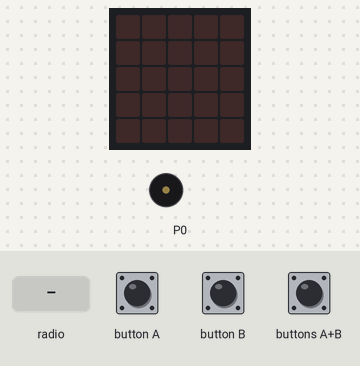
This program was run on a simulated BBC micro:bit (MakeCode). On the bench: the board's 5×5 LED display, buzzer (waves = sounding). Inputs (shaded band) come from the test bench.

Above: at 1.2 s.
1.3 s: radio message "1" arrives
At 5.6 s:
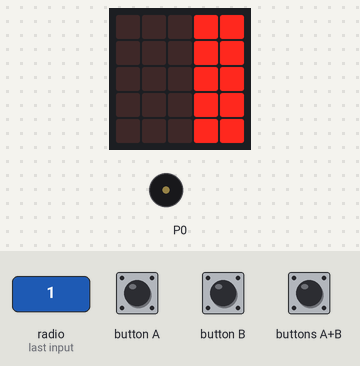
7.4 s: radio message "2" arrives
At 15.0 s:
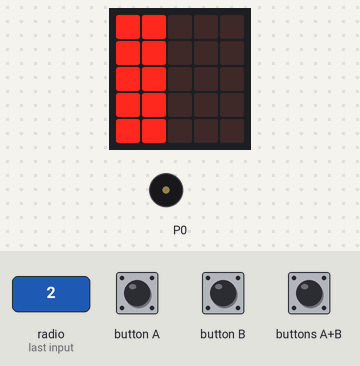
15.7 s: radio message "3" arrives
At 16.4 s:
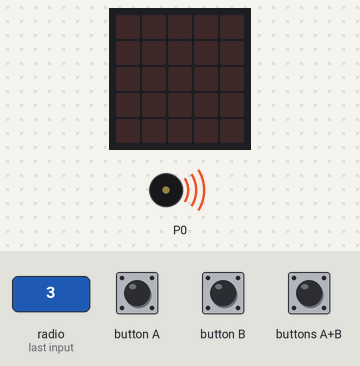
Timing chart, 0 to 21.6 s (numbered marks = the images above; inputs shaded):
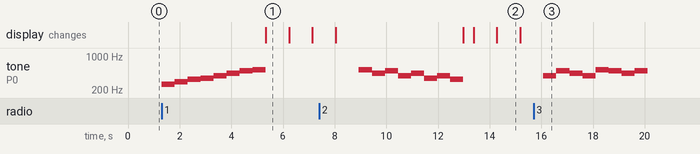

The program:

main.ts
```typescript
radio.onReceivedNumber(function (receivedNumber) {
    if (receivedNumber == 1) {
        ezkuineko_intermitentea()
    }
    if (receivedNumber == 2) {
        eskerreko_intermitentea()
    }
    if (receivedNumber == 3) {
        limpiaparabrisas()
    }
})
function ezkuineko_intermitentea () {
    music.playMelody("C D E F G A B C5 ", 120)
    basic.showLeds(`
        . . . # #
        . . . # #
        . . . # #
        . . . # #
        . . . # #
        `)
    basic.pause(500)
    basic.showLeds(`
        . . . . .
        . . . . .
        . . . . .
        . . . . .
        . . . . .
        `)
    basic.pause(500)
    basic.showLeds(`
        . . . # #
        . . . # #
        . . . # #
        . . . # #
        . . . # #
        `)
    basic.pause(500)
    basic.showLeds(`
        . . . . .
        . . . . .
        . . . . .
        . . . . .
        . . . . .
        `)
    basic.pause(500)
}
function limpiaparabrisas () {
    pins.digitalWritePin(DigitalPin.P0, 180)
    music.playMelody("G B A G C5 B A B ", 120)
}
function eskerreko_intermitentea () {
    music.playMelody("C5 A B G A F G E ", 120)
    basic.showLeds(`
        # # . . .
        # # . . .
        # # . . .
        # # . . .
        # # . . .
        `)
    basic.showLeds(`
        . . . . .
        . . . . .
        . . . . .
        . . . . .
        . . . . .
        `)
    basic.pause(500)
    basic.showLeds(`
        # # . . .
        # # . . .
        # # . . .
        # # . . .
        # # . . .
        `)
    basic.pause(500)
    basic.showLeds(`
        . . . . .
        . . . . .
        . . . . .
        . . . . .
        . . . . .
        `)
    basic.pause(500)
}
radio.setGroup(7)
basic.forever(function () {
    if (input.buttonIsPressed(Button.A)) {
        radio.sendNumber(1)
    }
    if (input.buttonIsPressed(Button.B)) {
        radio.sendNumber(2)
    }
    if (input.buttonIsPressed(Button.AB)) {
        radio.sendNumber(3)
    }
})
```

test.ts
```typescript
// aquí va el archivo "tests"; esto no se compilará cuando este paquete se utilice como una extensión.
```

Measured:
- after the input at 1.3 s, tone on P0: plays 262 Hz for 0.51 s, 294 Hz for 0.51 s, 330 Hz for 0.51 s, 349 Hz for 0.51 s, 392 Hz for 0.51 s, 440 Hz for 0.51 s … (8 notes in this stretch), starting at once; the display: changes after 4.0 s (image 1)
- after the input at 7.4 s, tone on P0: plays 523 Hz for 0.51 s, 440 Hz for 0.51 s, 494 Hz for 0.51 s, 392 Hz for 0.51 s, 440 Hz for 0.51 s, 349 Hz for 0.51 s … (8 notes in this stretch), starting after 1.5 s; the display: first differs from a run without the input after 5.6 s (image 2)
- after the input at 15.7 s, tone on P0: plays 392 Hz for 0.51 s, 494 Hz for 0.51 s, 440 Hz for 0.51 s, 392 Hz for 0.51 s, 523 Hz for 0.51 s, 494 Hz for 0.51 s … (8 notes in this stretch), starting after 0.38 s
- what the display in image 1 shows lasts 0.9 s, from 5.3 s to 6.2 s
